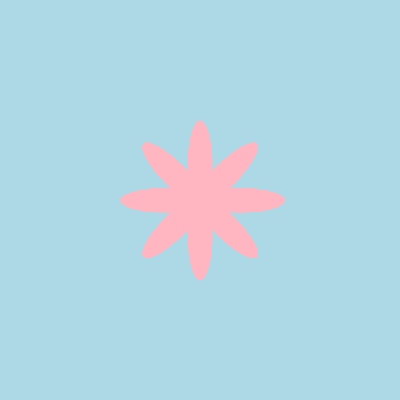
Frame 1 (no input)
Frame 60 (no input): identical to frame 1, image omitted
Frame 120 (the mouse pressed at the canvas centre since frame 60): identical to frame 1, image omitted

The p5.js sketch that drew this single still picture (run headless with seeded random() and noise() and a simulated clock; from frame 60 on, the mouse is pressed at the canvas centre):

// p5.js sketch
// ── sketch.js
var petalW = 25;
var petalH = 90;

function setup() {
	createCanvas(400,400);
}

function draw() {
	background("lightBlue");
	
	//1
	push();
	translate(width/2, height/2-35);
	noStroke();
	fill("LightPink");
	ellipse(0, 0, petalW, petalH);
	pop();
	
	//2
	push();
	translate(width/2 + 25, height/2 - 25);
	rotate(radians(45));
	noStroke();
	fill("LightPink");
	ellipse(0, 0, petalW, petalH);
	pop();
	
	//3
	push();
	translate(width/2 + 40, height/2);
	rotate(radians(90));
	noStroke();
	fill("LightPink");
	ellipse(0, 0, petalW, petalH);
	pop();
	
	//4
	push();
	translate(width/2 + 25, height/2 + 25);
	rotate(radians(135));
	noStroke();
	fill("LightPink");
	ellipse(0, 0, petalW, petalH);
	pop();
	
	//5
	push();
	translate(width/2, height/2+35);
	noStroke();
	fill("LightPink");
	ellipse(0, 0, petalW, petalH);
	pop();
	
	//6
	push();
	translate(width/2 - 25, height/2 + 25);
	rotate(radians(225));
	noStroke();
	fill("LightPink");
	ellipse(0, 0, petalW, petalH);
	pop();
	
	//7
	push();
	translate(width/2 - 35, height/2);
	rotate(radians(270));
	noStroke();
	fill("LightPink");
	ellipse(0, 0, petalW, petalH);
	pop();
	
	//8
	push();
	translate(width/2 - 25, height/2 - 25);
	rotate(radians(315));
	noStroke();
	fill("LightPink");
	ellipse(0, 0, petalW, petalH);
	pop();
}
